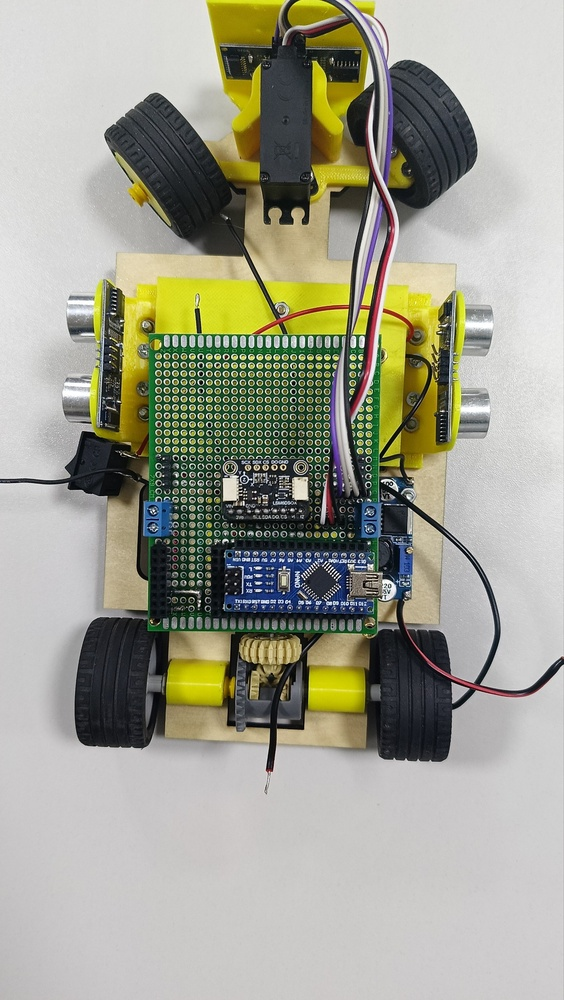
#> input picture photos/1.jpg, 564 x 1000 px, shrunk from 1444 x 2560 before the run, given in place of the camera
$ python camera.py
#> lines starting #> are read from the running program, lines starting #| are printed output that depends on the picture; after the words box and inside, x2 and y2 are one past the last pixel; in counts of white or black regions, pixels touching at a corner belong together
import cv2
import numpy as np

KNOWN_WIDTH = 10.0
FOCAL_LENGTH = 600.0

# EMA Filtr uchun o'zgaruvchilar
smoothed_distance = 0.0
alpha = 0.15 # Silliqlash koeffitsiyenti (kichikroq = silliqroq, lekin sekinroq reaksiya)

def get_distance(pixel_width):
    return (KNOWN_WIDTH * FOCAL_LENGTH) / pixel_width

cap = cv2.VideoCapture(0)

while True:
    ret, frame = cap.read()
#> frame is the input picture: shape (1000, 564, 3); mean B, G, R 144.9, 160.2, 160.1
    if not ret:
        break

    hsv = cv2.cvtColor(frame, cv2.COLOR_BGR2HSV)
#> hsv: shape (1000, 564, 3); mean H, S, V 62.4, 46, 164.4

    # 1. QIZIL RANG UCHUN "DELTA" BIRLASHTIRISH
    # Qizilning pastki diapazoni (Yorug' tushganda)
    lower_red1 = np.array([0, 100, 50])
    upper_red1 = np.array([10, 255, 255])
    mask1 = cv2.inRange(hsv, lower_red1, upper_red1)
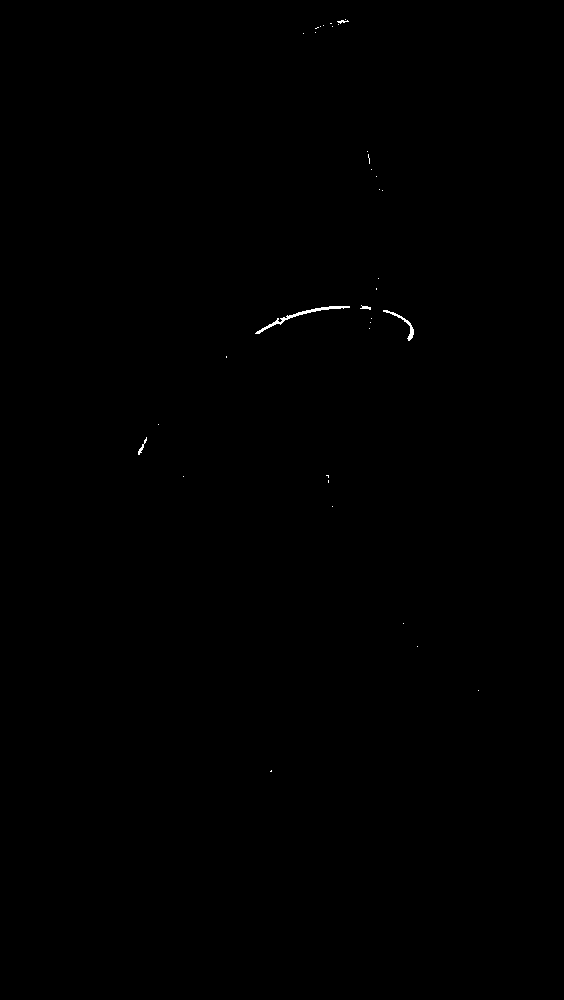
#> mask1: shape (1000, 564); 0.1% white in thin lines or dots, all inside (x1, y1, x2, y2) = (138, 19, 479, 772)

    # Qizilning yuqori diapazoni (Soya tushganda)
    lower_red2 = np.array([160, 100, 50])
    upper_red2 = np.array([180, 255, 255])
    mask2 = cv2.inRange(hsv, lower_red2, upper_red2)
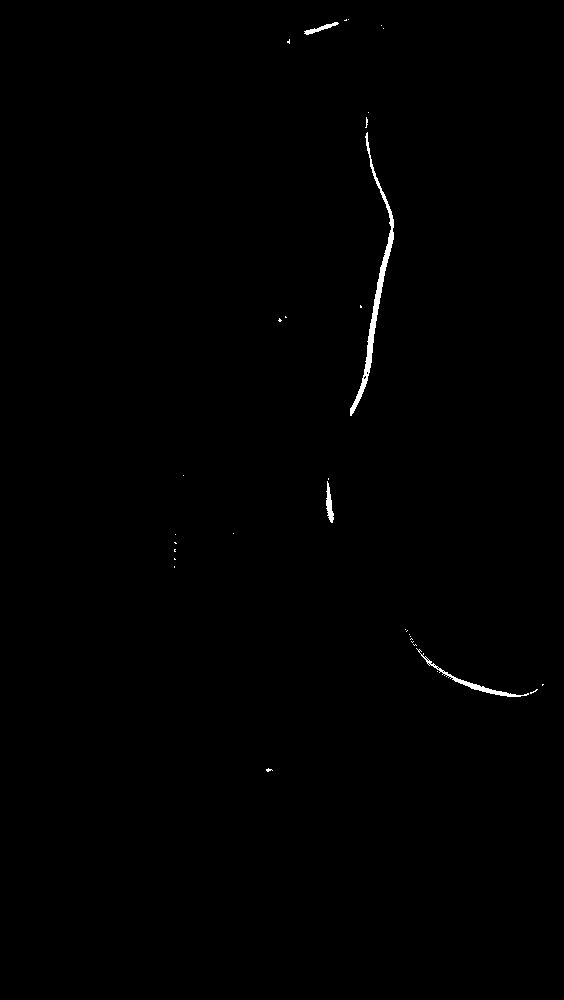
#> mask2: shape (1000, 564); 0.38% white; 33 white regions (29 under 20 px), largest, box (x1, y1, x2, y2) and area: (350, 132, 394, 416) 1294, (416, 648, 529, 697) 424, (326, 481, 334, 523) 177, (304, 22, 339, 35) 136

    # Ikkala maskani bitta matritsaga birlashtirish (Siz aytgan g'oya!)
    mask = cv2.bitwise_or(mask1, mask2)
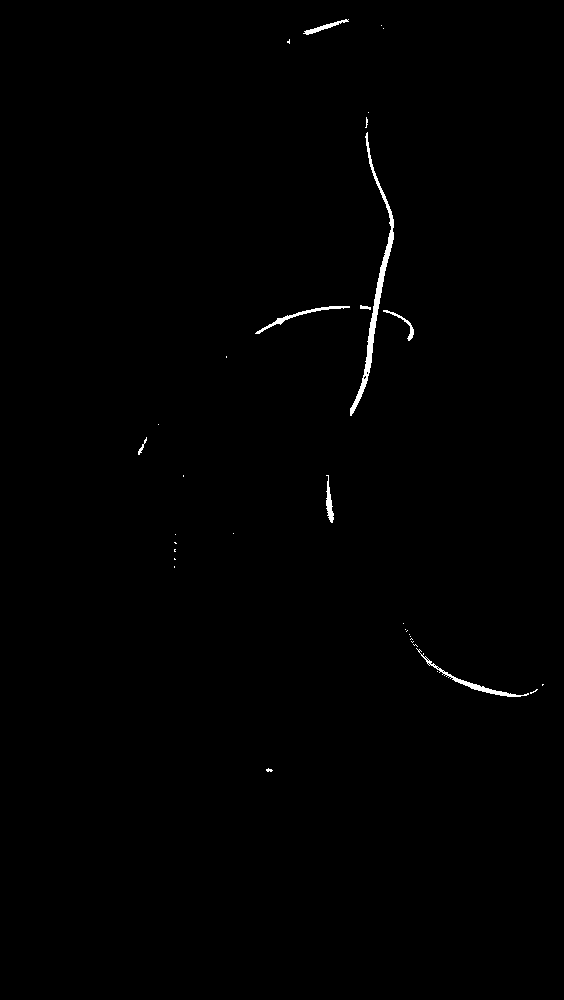
#> mask: shape (1000, 564); 0.48% white; 34 white regions (26 under 20 px), largest, box (x1, y1, x2, y2) and area: (350, 132, 394, 416) 1315, (416, 648, 529, 697) 425, (255, 306, 350, 334) 310

    # Shovqinlarni tozalash
    mask = cv2.erode(mask, None, iterations=2)
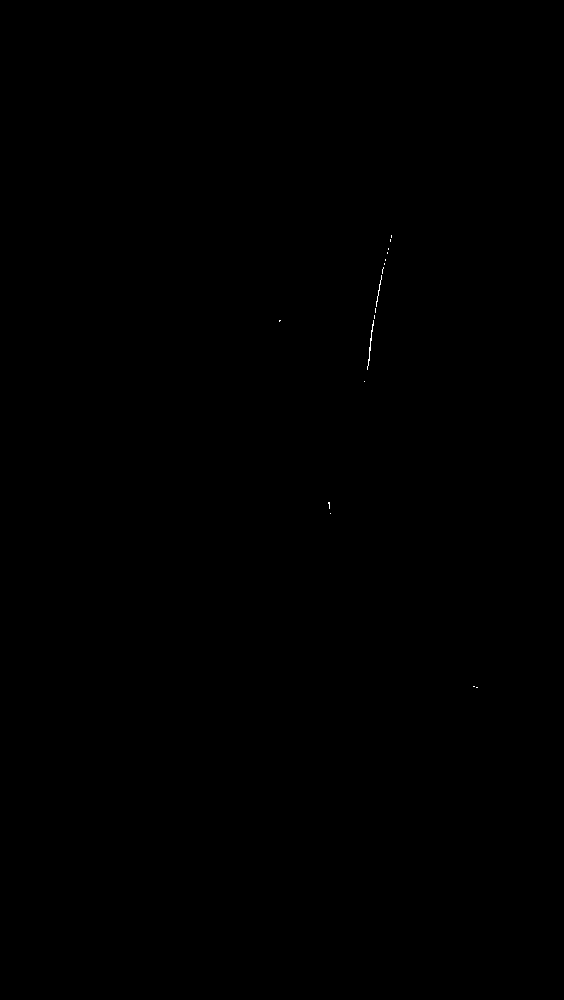
#> mask: shape (1000, 564); 0.03% white in thin lines or dots, all inside (x1, y1, x2, y2) = (279, 235, 478, 688)
    mask = cv2.dilate(mask, None, iterations=2)
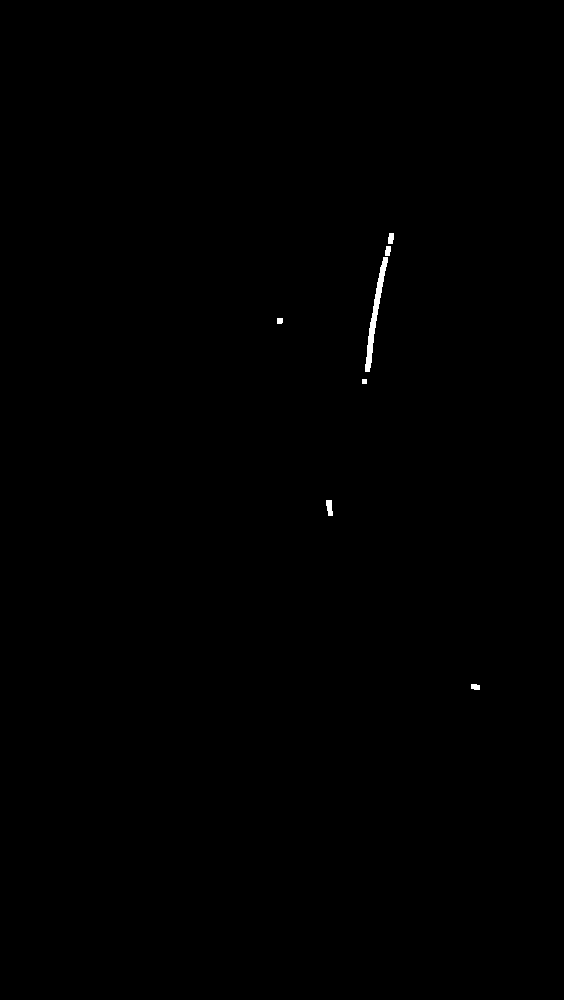
#> mask: shape (1000, 564); 0.17% white; 7 white regions

    contours, _ = cv2.findContours(mask.copy(), cv2.RETR_EXTERNAL, cv2.CHAIN_APPROX_SIMPLE)
#> contours = 7 contours, 1 with area under 20; largest, box (x1, y1, x2, y2) and area: (365, 257, 388, 372) 535, (326, 500, 333, 516) 66, (388, 233, 394, 244) 43, (385, 246, 391, 256) 38, (471, 684, 480, 690) 35, (277, 318, 283, 324) 24

    if contours:
        c = max(contours, key=cv2.contourArea)
#> c = contour of 76 points, box (x1, y1, x2, y2) (365, 257, 388, 372), area 535
        x, y, w, h = cv2.boundingRect(c)
#> x = 365; y = 257; w = 23; h = 115

        if w > 20:
            # Yangi o'lchangan masofa
            raw_distance = get_distance(w)
#> raw_distance = 260.9

            # 2. EMA FILTRINI QO'LLASH (Sakrashni yo'qotish)
            if smoothed_distance == 0.0:
                smoothed_distance = raw_distance # Boshlang'ich qiymat
#> smoothed_distance = 260.9
            else:
                smoothed_distance = (alpha * raw_distance) + ((1.0 - alpha) * smoothed_distance)

            cv2.rectangle(frame, (x, y), (x+w, y+h), (0, 255, 0), 2)
            cv2.putText(frame, f"Masofa: {smoothed_distance:.1f} cm", (x, y - 10),
                        cv2.FONT_HERSHEY_SIMPLEX, 0.7, (0, 255, 0), 2)
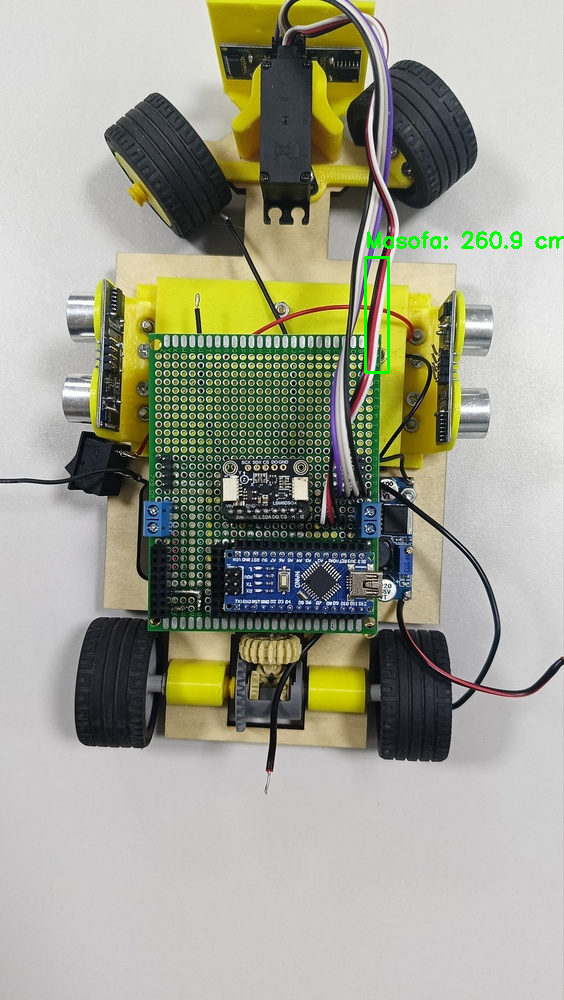
#> frame: shape (1000, 564, 3); mean B, G, R 144.3, 160.4, 159.4

    cv2.imshow("WRO Masofa Testi", frame)
    # cv2.imshow("Mask", mask) # Osvisheniya qanday ishlayotganini ko'rish uchun buni yoqib ko'ring

    if cv2.waitKey(1) & 0xFF == ord('q'):
#> (key q is pressed here)
        break

cap.release()
cv2.destroyAllWindows()

$ run again, on photos/10.jpg
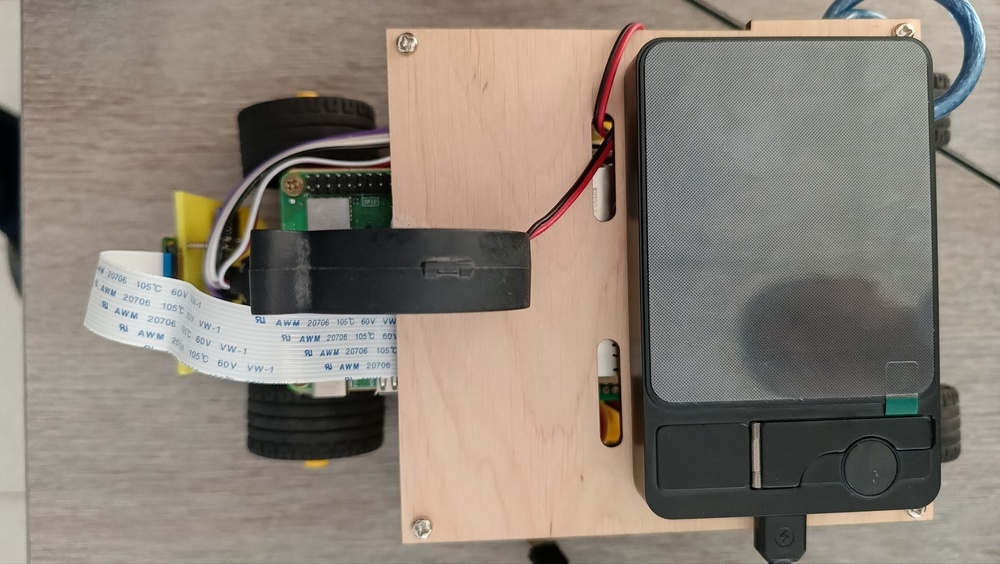
#> input picture photos/10.jpg, 1000 x 564 px, shrunk from 2560 x 1444 before the run, given in place of the camera
#> frame is the input picture: shape (564, 1000, 3); mean B, G, R 118.6, 129, 138.9
#> hsv: shape (564, 1000, 3); mean H, S, V 34.6, 41.3, 140.6
#> `mask1 = cv2.inRange(hsv, lower_red1, upper_red1)`:
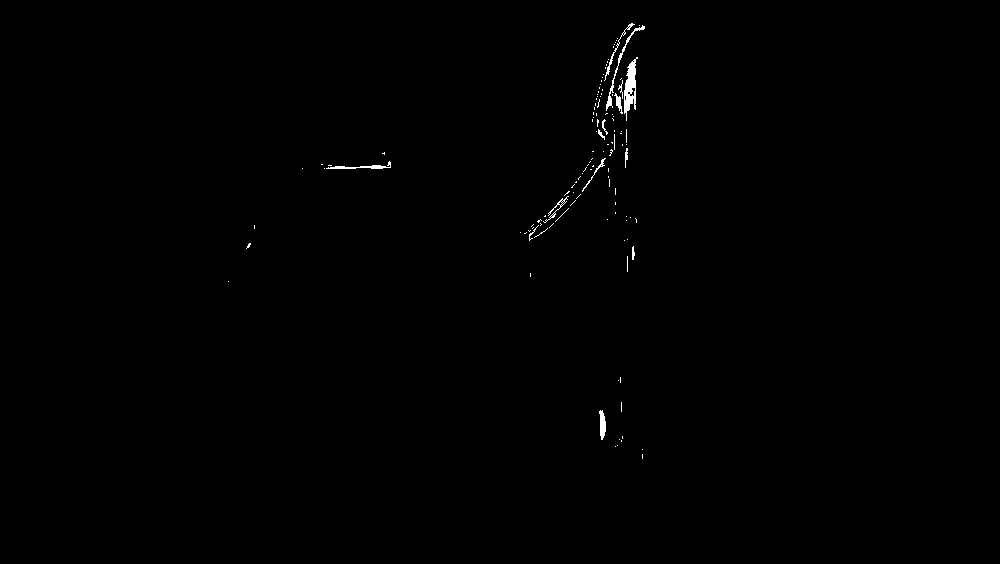
#> mask1: shape (564, 1000); 0.34% white; 121 white regions (107 under 20 px), largest, box (x1, y1, x2, y2) and area: (624, 57, 638, 121) 455, (606, 25, 645, 111) 228, (326, 161, 391, 169) 163
#> mask2: shape (564, 1000); 0.25% white; 4 white regions (1 under 20 px), largest, box (x1, y1, x2, y2) and area: (597, 24, 642, 137) 710, (530, 139, 613, 238) 682, (378, 162, 388, 166) 24
#> contours = 8 contours, 1 with area under 20; largest, box (x1, y1, x2, y2) and area: (597, 33, 629, 137) 860, (532, 144, 612, 237) 714, (625, 63, 636, 92) 198, (600, 416, 606, 436) 87, (624, 96, 633, 111) 84, (616, 97, 621, 106) 32, (635, 25, 643, 30) 28
#> c = contour of 107 points, box (x1, y1, x2, y2) (597, 33, 629, 137), area 860
#> x = 597; y = 33; w = 32; h = 104
#> raw_distance = 187.5
#> `cv2.putText(frame, f"Masofa: {smoothed_distance:.1f} cm", (x, y - 10),..`:
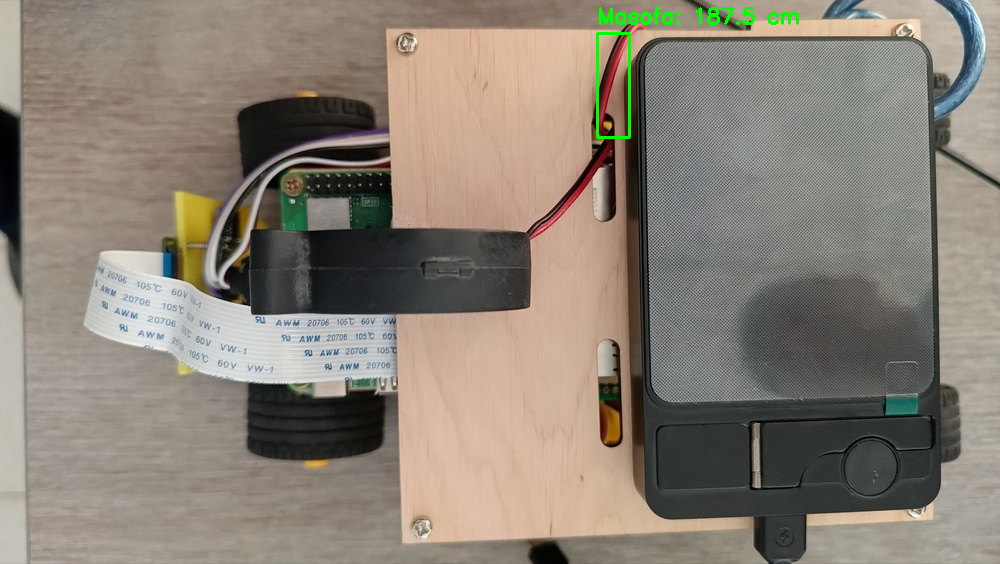
#> frame: shape (564, 1000, 3); mean B, G, R 118.3, 129.5, 138.4

$ run again, on photos/2.jpg
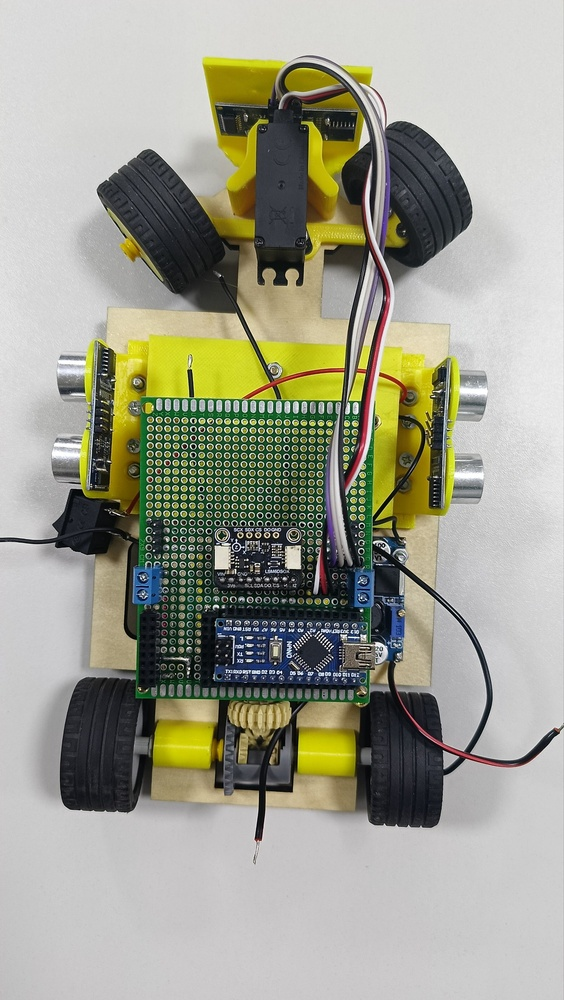
#> input picture photos/2.jpg, 564 x 1000 px, shrunk from 1444 x 2560 before the run, given in place of the camera
#> frame is the input picture: shape (1000, 564, 3); mean B, G, R 143.6, 158.9, 158.6
#> hsv: shape (1000, 564, 3); mean H, S, V 56.1, 45.9, 162.7
#> `mask1 = cv2.inRange(hsv, lower_red1, upper_red1)`:
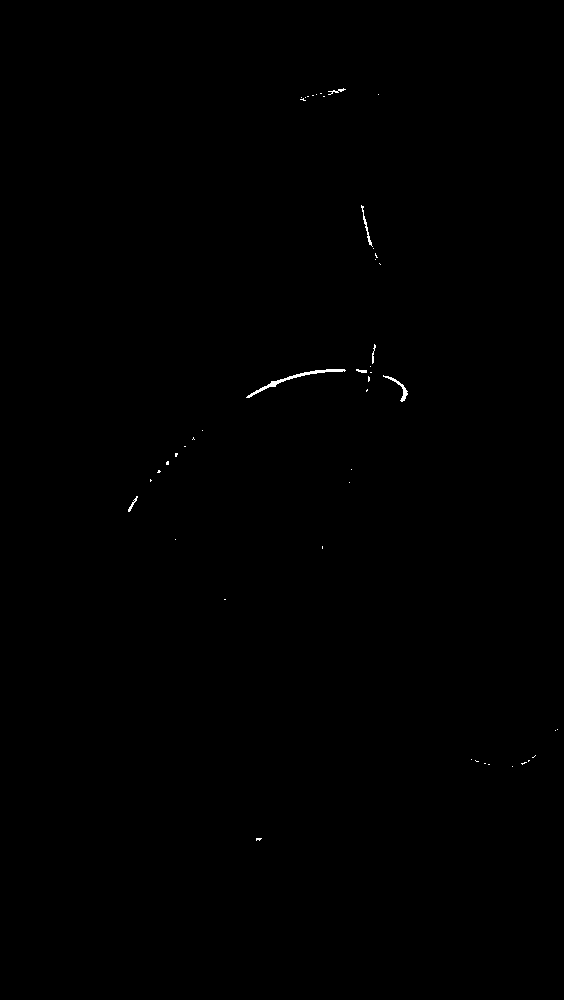
#> mask1: shape (1000, 564); 0.14% white in thin lines or dots, all inside (x1, y1, x2, y2) = (128, 88, 558, 841)
#> mask2: shape (1000, 564); 0.36% white; 33 white regions (28 under 20 px), largest, box (x1, y1, x2, y2) and area: (344, 245, 390, 490) 1153, (404, 707, 512, 767) 457, (320, 549, 327, 594) 196, (302, 92, 332, 101) 99, (362, 181, 366, 219) 65
#> contours = 7 contours, 1 with area under 20; largest, box (x1, y1, x2, y2) and area: (359, 304, 389, 449) 656, (320, 569, 327, 590) 93, (356, 452, 362, 460) 31, (460, 752, 468, 758) 30, (469, 755, 475, 760) 20, (271, 381, 276, 387) 20
#> c = contour of 102 points, box (x1, y1, x2, y2) (359, 304, 389, 449), area 656
#> x = 359; y = 304; w = 30; h = 145
#> raw_distance = 200
#> `cv2.putText(frame, f"Masofa: {smoothed_distance:.1f} cm", (x, y - 10),..`:
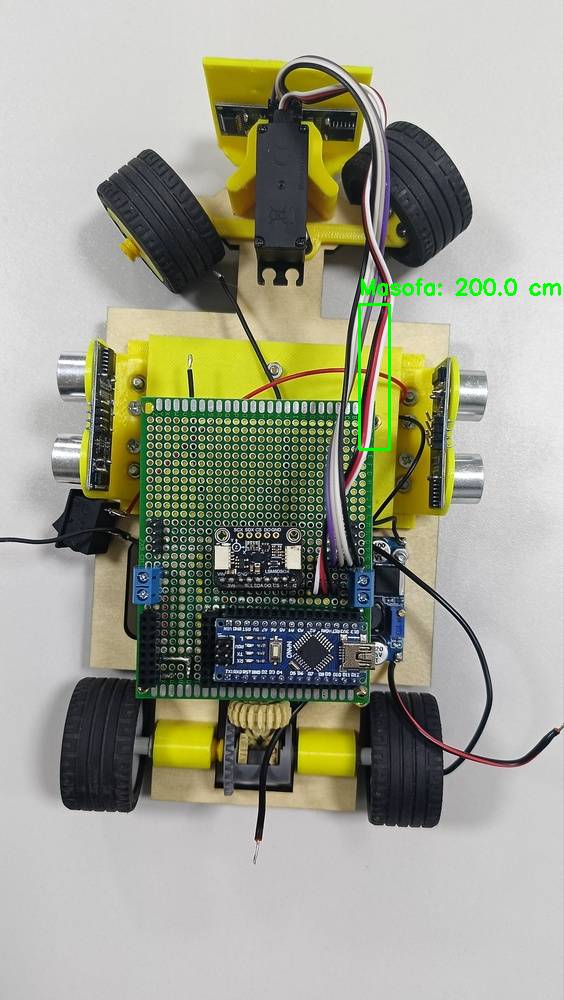
#> frame: shape (1000, 564, 3); mean B, G, R 142.9, 159.2, 157.8
